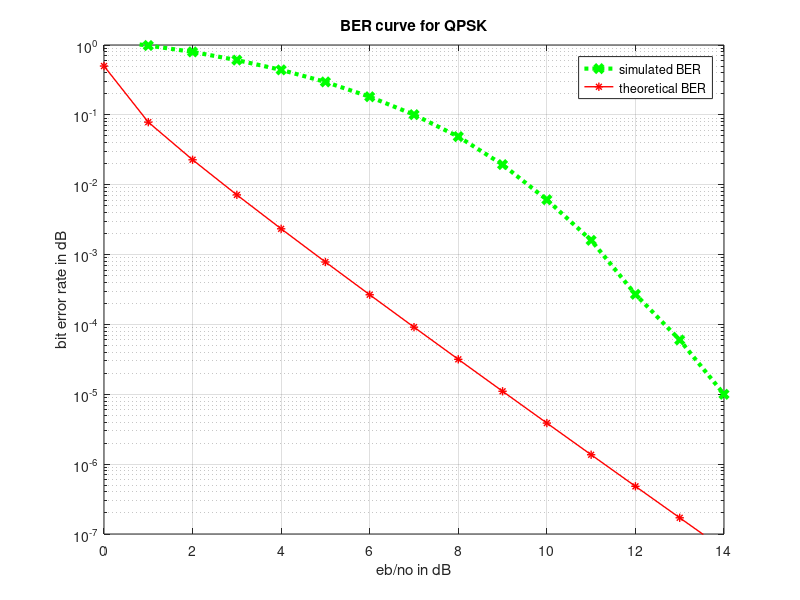

Write the MATLAB code that produced this figure.
clc;
clear all;
close all;

m=4;
n=10^5;
xr=randi([0 m-1],m,n);
ebno=[0:20];

for i=1:length(ebno);
    xm=pskmod(xr,m,0);
    yo=awgn(xm,ebno(i));
    xdm=pskdemod(yo,m);
    err(i)=symerr(xr,xdm);
end

ber=err/n;
grid on;
semilogy(ebno,ber,':gx',...
    'linewidth',3);

hold on;

thber=1/2.*erfc(sqrt(ebno));
grid on;

semilogy(ebno,thber,'-r*',...
    'linewidth',1);

legend('simulated BER','theoretical BER');
xlabel('eb/no in dB');
ylabel('bit error rate in dB');
title('BER curve for QPSK');
axis([0 14 0.0000001 1]);
